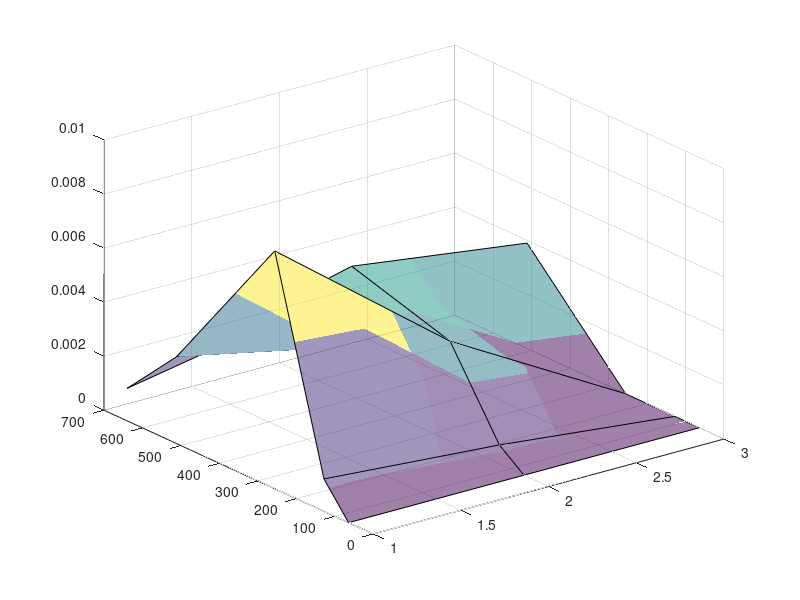

Write the MATLAB code that produced this figure.
x = [1,2,3];
y = [64,128,256,512,640];

%%%%%%%%%%%%%%%%%%%%%%%%%%%%%%%%%
%%%%%%%%%%%%%%%%%%%%%%%%%%%%%%%%%
%%%%%%%%%      180       %%%%%%%%
%%%%%%%%%%%%%%%%%%%%%%%%%%%%%%%%%
%%%%%%%%%%%%%%%%%%%%%%%%%%%%%%%%%
N1 = [  0				0.0012				0.0088				0.0032				0.0012;
            0				0.0007				0.0037				0.0048				0.0024;
            0				0					0   				0.0039				0.0024]
        %% 
%{
180 - 1 vs 3-10
nn-256-640

    N1 = [  0   				0   				0.0017				0.0013				0.0021;
            0.0034				0.0007				0   				0.0027				0.0013;
            0   				0   				0.0038				0.0002				0.0038]
%}

%{
180 - 2 vs 3-10
bc-256

    N1 = [  0				0.0012				0.0088				0.0032				0.0012;
            0				0.0007				0.0037				0.0048				0.0024;
            0				0					0   				0.0039				0.0024]

%}
%{
180 - 7 vs 3-10        
bc-256


    N1 = [  0.3767				0.3797				0.3758				0.3754				0.3749;
            0.3571				0.3766				0.3757				0.3753				0.3739;
            0.3559				0.3702				0.3704				0.3732				0.3713]
%}
%%%%%%%%%%%%%%%%%%%%%%%%%%%%%%%%%
%%%%%%%%%%%%%%%%%%%%%%%%%%%%%%%%%
%%%%%%%%%      185       %%%%%%%%
%%%%%%%%%%%%%%%%%%%%%%%%%%%%%%%%%
%%%%%%%%%%%%%%%%%%%%%%%%%%%%%%%%%

%{
185 - 9 vs 1-8
bl-64

    N1 = [  0.0880				0.0489				0.0376				0.0337				0.0303;
        0.0948				0.0550				0.0575				0.0491				0.0291;
        0.0759				0.0598				0.0453				0.0285				0.0292]
%}

%{
185 - 10 vs 1-8
bl-512

    N1 = [  0   				0   				0.0051				0.0039				0   ;
            0   				0   				0.0060				0.0120				0   ;
            0   				0                   0.0024				0   				0   ]
%}
%%%%%%%%%%%%%%%%%%%%%%%%%%%%%%%%%
%%%%%%%%%%%%%%%%%%%%%%%%%%%%%%%%%
%%%%%%%%%      194       %%%%%%%%
%%%%%%%%%%%%%%%%%%%%%%%%%%%%%%%%%
%%%%%%%%%%%%%%%%%%%%%%%%%%%%%%%%%

%{
194 - 18 vs 1-17        
bc-512
N1 = [  0				0				0.0112				0.0214				0.0182
            0				0				0.0061				0.0208				0.0140
        	0				0.0053			0.0146				0.0200				0.0156]

19 vs 1-17
nn-64
 N1 = [         0.0078				0.0159				0.0113				0.0163				0.0212
                0.0069				0.0212				0.0134				0.0173				0.0201
                0.0250				0.0008				0.0177				0.0173				0.0221];
20 vs 1-17
nn-128,512
N1 = [      0                   0       			0.0157				0.0144				0.0148
                0       			0       			0.0114				0.0152				0.0118
                0       			0.0176				0.0173				0.0176				0.0175];

%}

    


[xx yy] = ndgrid(x,y); 

surf(xx,yy,N1,'FaceAlpha',0.5,'FaceColor','texturemap');






